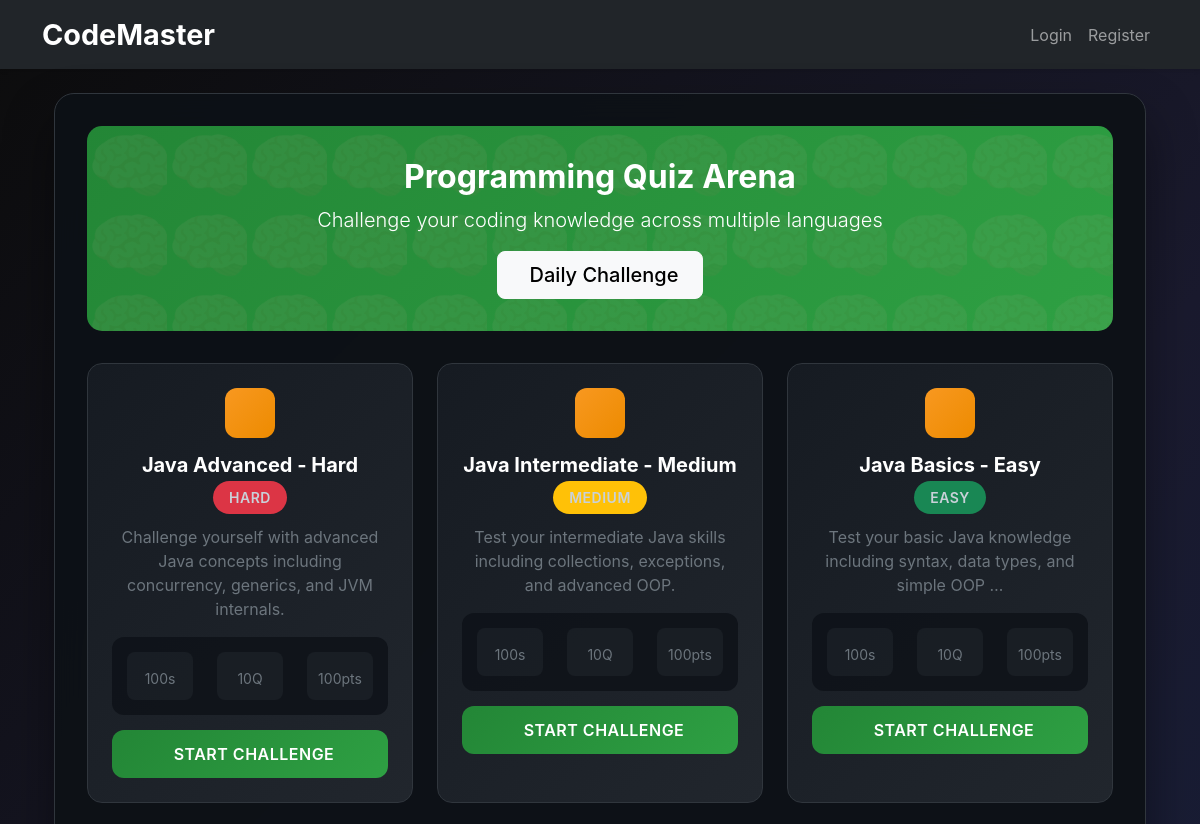
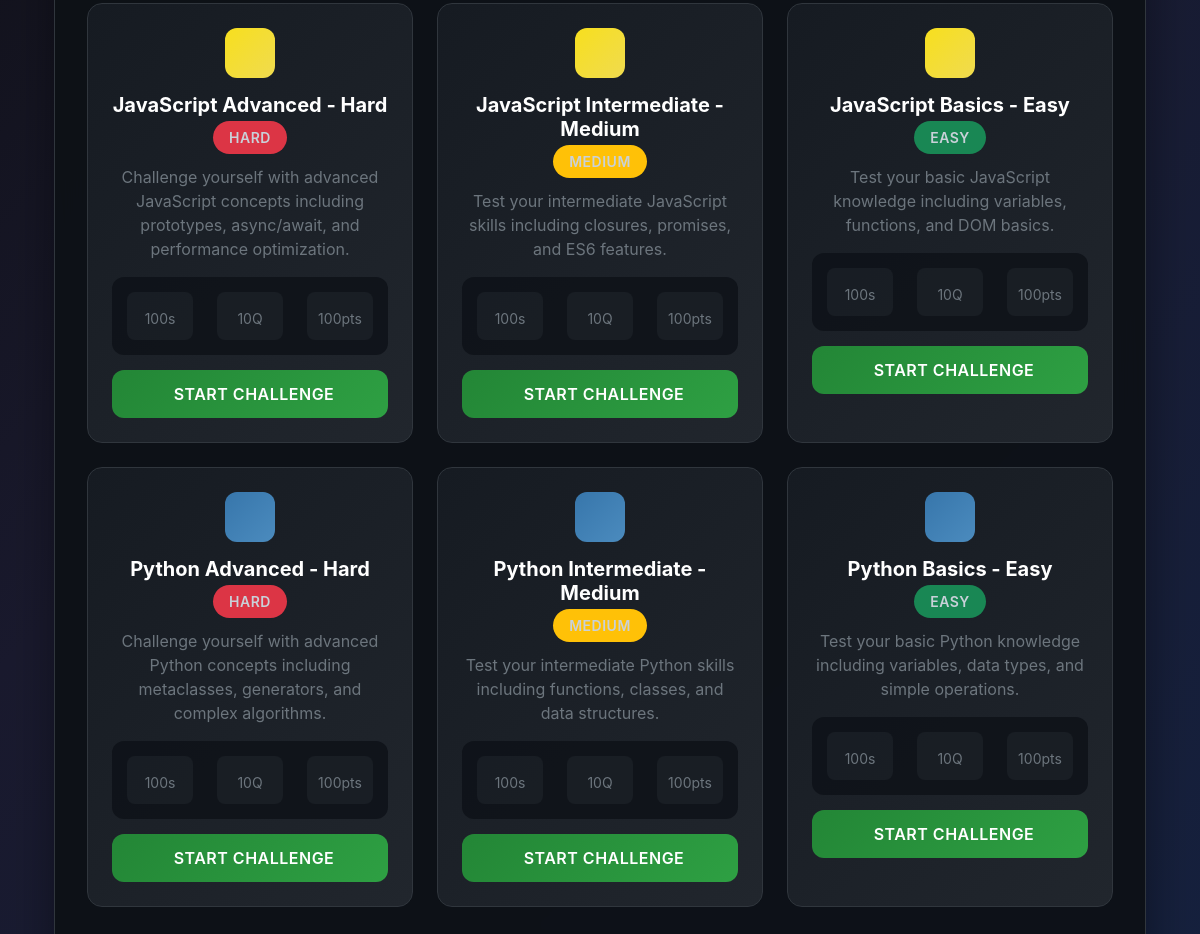
The app's page /quiz/ with its own data (2 pictures, top to bottom).
### quiz/models.py (models this page shows, shortened)
class Quiz(models.Model):
    DIFFICULTY_CHOICES = [
        ('easy', 'Easy'),
        ('medium', 'Medium'),
        ('hard', 'Hard'),
    ]
    CATEGORY_CHOICES = [
        ('python', 'Python'),
        ('java', 'Java'),
        ('javascript', 'JavaScript'),
        ('algorithms', 'Algorithms'),
        ('data_structures', 'Data Structures'),
        ('general', 'General Programming'),
    ]
    title = models.CharField(max_length=200)
    description = models.TextField()
    category = models.CharField(max_length=20, choices=CATEGORY_CHOICES)
    difficulty = models.CharField(max_length=10, choices=DIFFICULTY_CHOICES)
    time_limit = models.IntegerField(default=300)  # seconds
    created_at = models.DateTimeField(auto_now_add=True)
    is_active = models.BooleanField(default=True)

### quiz/views.py (the view, shortened to what this page needs)
# urls.py: path('', views.quiz_list, name='list'),
def quiz_list(request):
    quizzes = Quiz.objects.filter(is_active=True).order_by('-created_at')
    user_quiz_data = {}
    return render(request, 'quiz/list.html', {
        'quizzes': quizzes,
        'user_quiz_data': user_quiz_data
    })

### templates/quiz/list.html (shortened to what this page needs)
{% extends 'base.html' %}
{% load quiz_extras %}
{% block content %}
<div class="container-fluid">
    <div class="quiz-container">
        <div class="quiz-header text-white position-relative">
            <div class="position-relative z-index-1">
                <h2 class="mb-2 fw-bold">Programming Quiz Arena</h2>
                <p class="lead mb-3">Challenge your coding knowledge across multiple languages</p>
                <a href="{% url 'quiz:daily' %}" class="btn btn-light btn-lg px-4 py-2">
                    Daily Challenge
                </a>
            </div>
        </div>
        <div class="row">
            {% for quiz in quizzes %}
            <div class="col-md-6 col-lg-4 mb-4">
                <div class="quiz-card position-relative">
                    <div class="p-4">
                        <div class="language-icon {% if quiz.category == 'python' %}python-icon{% elif quiz.category == 'java' %}java-icon{% elif quiz.category == 'javascript' %}javascript-icon{% else %}general-icon{% endif %}">
                        </div>
                        <div class="text-center mb-3">
                            <h5 class="text-white mb-2 fw-bold">{{ quiz.title }}</h5>
                            <span class="difficulty-badge bg-{% if quiz.difficulty == 'easy' %}success{% elif quiz.difficulty == 'medium' %}warning{% else %}danger{% endif %}">
                                {{ quiz.difficulty }}
                            </span>
                        </div>
                        <p class="text-muted text-center mb-3">{{ quiz.description|truncatewords:12 }}</p>
                        <div class="quiz-stats">
                            <div class="row">
                                <div class="col-4">
                                    <div class="stat-item">
                                        <small class="text-muted">{{ quiz.time_limit }}s</small>
                                    </div>
                                </div>
                                <div class="col-4">
                                    <div class="stat-item">
                                        <small class="text-muted">{{ quiz.questions.count }}Q</small>
                                    </div>
                                </div>
                                <div class="col-4">
                                    <div class="stat-item">
                                        <small class="text-muted">{{ quiz.questions.count }}0pts</small>
                                    </div>
                                </div>
                            </div>
                        </div>
                        <div class="text-center">
                            <a href="{% url 'quiz:detail' quiz.id %}" class="btn btn-quiz w-100">
                                Start Challenge
                            </a>
                        </div>
                    </div>
                </div>
            </div>
            {% endfor %}
        </div>
    </div>
</div>
{% endblock %}

### static/css/style.css (style rules this page uses)
body { font-family: 'Inter', sans-serif; background-color: #f8f9fa; }
.btn { border-radius: 8px; font-weight: 500; padding: 0.6rem 1.2rem; transition: all 0.2s ease; }

### templates/quiz/list.html (style rules this page uses)
body { background: linear-gradient(135deg, #0c0c0c 0%, #1a1a2e 50%, #16213e 100%); color: #c9d1d9; min-height: 100vh; }
.quiz-container { background: rgba(13, 17, 23, 0.95); backdrop-filter: blur(15px); border-radius: 20px; border: 1px solid #30363d; box-shadow: 0 25px 50px rgba(0, 0, 0, 0.4); padding: 2rem; }
.quiz-header { background: linear-gradient(135deg, #238636, #2ea043); border-radius: 15px; padding: 2rem; text-align: center; position: relative; overflow: hidden; margin-bottom: 2rem; }
.quiz-header::before { content: ''; position: absolute; top: 0; left: 0; right: 0; bottom: 0; background-size: 80px 80px; animation: float 25s infinite linear; }
.quiz-card { background: linear-gradient(135deg, #161b22 0%, #21262d 100%); border: 1px solid #30363d; border-radius: 15px; transition: all 0.4s ease; position: relative; overflow: hidden; height: 100%; }
.quiz-card::before { content: ''; position: absolute; top: 0; left: -100%; width: 100%; height: 3px; background: linear-gradient(90deg, transparent, #58a6ff, transparent); transition: left 0.5s ease; }
.language-icon { width: 50px; height: 50px; border-radius: 12px; display: flex; align-items: center; justify-content: center; font-size: 24px; margin: 0 auto 15px; transition: all 0.3s ease; }
.python-icon { background: linear-gradient(135deg, #3776ab, #4b8bbe); }
.java-icon { background: linear-gradient(135deg, #f89820, #ed8b00); }
.javascript-icon { background: linear-gradient(135deg, #f7df1e, #f0db4f); color: #000; }
.difficulty-badge { padding: 8px 16px; border-radius: 20px; font-weight: 600; font-size: 14px; text-transform: uppercase; letter-spacing: 0.5px; }
.quiz-stats { background: rgba(13, 17, 23, 0.8); border-radius: 12px; padding: 15px; margin: 15px 0; }
.stat-item { text-align: center; padding: 10px; background: rgba(48, 54, 61, 0.3); border-radius: 8px; transition: all 0.3s ease; }
.btn-quiz { background: linear-gradient(135deg, #238636, #2ea043); border: none; border-radius: 12px; padding: 12px 24px; font-weight: 600; color: white; transition: all 0.3s ease; text-transform: uppercase; letter-spacing: 0.5px; }

### records on screen
Quiz: title "Java Advanced - Hard", difficulty "HARD", description "Challenge yourself with advanced Java concepts including concurrency, generics, and JVM internals.", time_limit "100", questions.count "10"
Quiz: title "Java Intermediate - Medium", description "Test your intermediate Java skills including collections, exceptions, and advanced OOP.", time_limit "100", questions.count "10"
Quiz: title "Java Basics - Easy", difficulty "EASY", description "Test your basic Java knowledge including syntax, data types, and simple OOP …", time_limit "100", questions.count "10"
Quiz: title "JavaScript Advanced - Hard", difficulty "HARD", description "Challenge yourself with advanced JavaScript concepts including prototypes, async/await, and performance optimization.", time_limit "100", questions.count "10"
Quiz: title "JavaScript Intermediate - Medium", description "Test your intermediate JavaScript skills including closures, promises, and ES6 features.", time_limit "100", questions.count "10"
Quiz: title "JavaScript Basics - Easy", difficulty "EASY", description "Test your basic JavaScript knowledge including variables, functions, and DOM basics.", time_limit "100", questions.count "10"
Quiz: title "Python Advanced - Hard", difficulty "HARD", description "Challenge yourself with advanced Python concepts including metaclasses, generators, and complex algorithms.", time_limit "100", questions.count "10"
Quiz: title "Python Intermediate - Medium", description "Test your intermediate Python skills including functions, classes, and data structures.", time_limit "100", questions.count "10"
Quiz: title "Python Basics - Easy", difficulty "EASY", description "Test your basic Python knowledge including variables, data types, and simple operations.", time_limit "100", questions.count "10"
